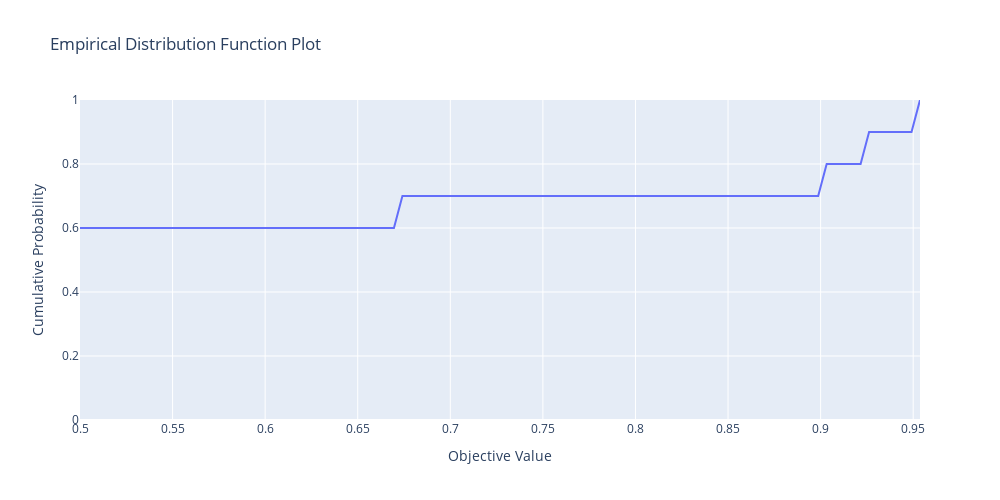
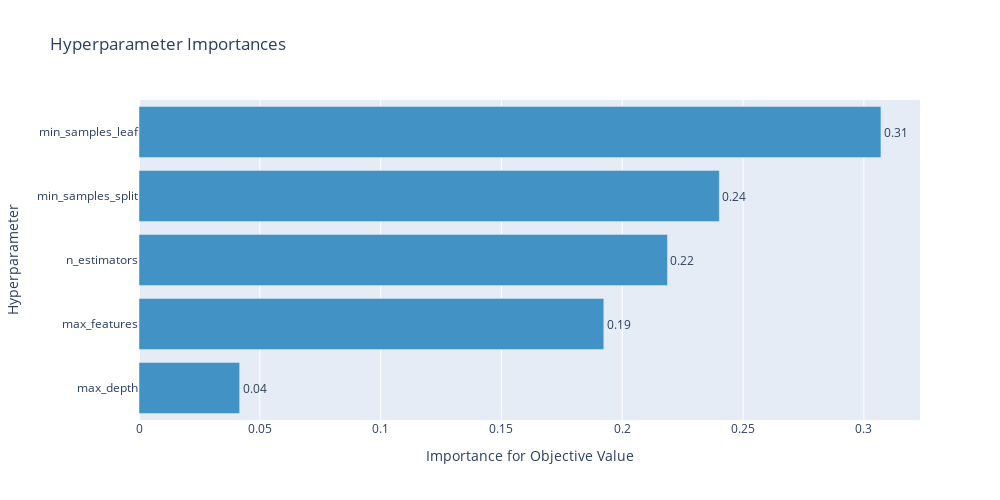

These figures' notebook cell, in order:
### Code cell
from optuna.trial import Trial

def objective(trial):
    n_estimators = trial.suggest_categorical("n_estimators", [1, 2, 4, 8, 16, 32, 64, 100, 200])
    max_depth = trial.suggest_int("max_depth", 1, 32, step=1)
    min_samples_split = trial.suggest_float("min_samples_split", 0.1, 1.0, step=0.05)
    min_samples_leaf = trial.suggest_float("min_samples_leaf", 0.1, 0.5, step=0.05)
    max_features = trial.suggest_int("max_features", 1, X.shape[1], step=1)

    rfc = RandomForestClassifier(n_estimators=n_estimators,
                                max_depth=max_depth,
                                min_samples_split=min_samples_split,
                                min_samples_leaf=min_samples_leaf,
                                max_features=max_features)

    list_of_score = cross_validate(rfc, X, Y, cv=7, scoring=("roc_auc","f1", "neg_log_loss"))
    score = sum(list_of_score['test_roc_auc']) / len(list_of_score['test_roc_auc'])
    return score #, score

study = optuna.create_study(study_name="Optmizing multi-objective", directions=["maximize"])
study.optimize(objective, n_trials=10, timeout=300)

plt1 = optuna.visualization.plot_edf(study)
plt2 = optuna.visualization.plot_param_importances(study)

plt1.update_layout(width=1000,height=500)
plt2.update_layout(width=1000,height=500)

plt1.show()
plt2.show()

### Figure 1 — Plotly figure (JSON) as saved in the notebook; plotly's stock layout.template omitted (floating-point values rounded to 4 significant figures)
{"data": [{"mode": "lines", "name": "Optmizing multi-objective", "type": "scatter", "x": [0.5, 0.5046, 0.5092, 0.5137, 0.5183, 0.5229, 0.5275, 0.5321, 0.5367, 0.5412, 0.5458, 0.5504, 0.555, 0.5596, 0.5642, 0.5687, 0.5733, 0.5779, 0.5825, 0.5871, 0.5917, 0.5962, 0.6008, 0.6054, 0.61, 0.6146, 0.6191, 0.6237, 0.6283, 0.6329, 0.6375, 0.6421, 0.6466, 0.6512, 0.6558, 0.6604, 0.665, 0.6696, 0.6741, 0.6787, 0.6833, 0.6879, 0.6925, 0.6971, 0.7016, 0.7062, 0.7108, 0.7154, 0.72, 0.7245, 0.7291, 0.7337, 0.7383, 0.7429, 0.7475, 0.752, 0.7566, 0.7612, 0.7658, 0.7704, 0.775, 0.7795, 0.7841, 0.7887, 0.7933, 0.7979, 0.8025, 0.807, 0.8116, 0.8162, 0.8208, 0.8254, 0.8299, 0.8345, 0.8391, 0.8437, 0.8483, 0.8529, 0.8574, 0.862, 0.8666, 0.8712, 0.8758, 0.8804, 0.8849, 0.8895, 0.8941, 0.8987, 0.9033, 0.9079, 0.9124, 0.917, 0.9216, 0.9262, 0.9308, 0.9353, 0.9399, 0.9445, 0.9491, 0.9537], "y": [0.6, 0.6, 0.6, 0.6, 0.6, 0.6, 0.6, 0.6, 0.6, 0.6, 0.6, 0.6, 0.6, 0.6, 0.6, 0.6, 0.6, 0.6, 0.6, 0.6, 0.6, 0.6, 0.6, 0.6, 0.6, 0.6, 0.6, 0.6, 0.6, 0.6, 0.6, 0.6, 0.6, 0.6, 0.6, 0.6, 0.6, 0.6, 0.7, 0.7, 0.7, 0.7, 0.7, 0.7, 0.7, 0.7, 0.7, 0.7, 0.7, 0.7, 0.7, 0.7, 0.7, 0.7, 0.7, 0.7, 0.7, 0.7, 0.7, 0.7, 0.7, 0.7, 0.7, 0.7, 0.7, 0.7, 0.7, 0.7, 0.7, 0.7, 0.7, 0.7, 0.7, 0.7, 0.7, 0.7, 0.7, 0.7, 0.7, 0.7, 0.7, 0.7, 0.7, 0.7, 0.7, 0.7, 0.7, 0.7, 0.8, 0.8, 0.8, 0.8, 0.8, 0.9, 0.9, 0.9, 0.9, 0.9, 0.9, 1]}], "layout": {"height": 500, "title": {"text": "Empirical Distribution Function Plot"}, "width": 1000, "xaxis": {"title": {"text": "Objective Value"}}, "yaxis": {"range": [0, 1], "title": {"text": "Cumulative Probability"}}}}

### Figure 2 — Plotly figure (JSON) as saved in the notebook; plotly's stock layout.template omitted (floating-point values rounded to 4 significant figures)
{"data": [{"cliponaxis": false, "hovertemplate": ["max_depth (IntUniformDistribution): 0.0416607268575748<extra></extra>", "max_features (IntUniformDistribution): 0.19236926422486025<extra></extra>", "n_estimators (CategoricalDistribution): 0.2187193926966815<extra></extra>", "min_samples_split (DiscreteUniformDistribution): 0.24018062917581315<extra></extra>", "min_samples_leaf (DiscreteUniformDistribution): 0.3070699870450704<extra></extra>"], "marker": {"color": "rgb(66,146,198)"}, "orientation": "h", "text": ["0.0416607268575748", "0.19236926422486025", "0.2187193926966815", "0.24018062917581315", "0.3070699870450704"], "textposition": "outside", "texttemplate": "%{text:.2f}", "type": "bar", "x": [0.04166, 0.1924, 0.2187, 0.2402, 0.3071], "y": ["max_depth", "max_features", "n_estimators", "min_samples_split", "min_samples_leaf"]}], "layout": {"height": 500, "showlegend": false, "title": {"text": "Hyperparameter Importances"}, "width": 1000, "xaxis": {"title": {"text": "Importance for Objective Value"}}, "yaxis": {"title": {"text": "Hyperparameter"}}}}
